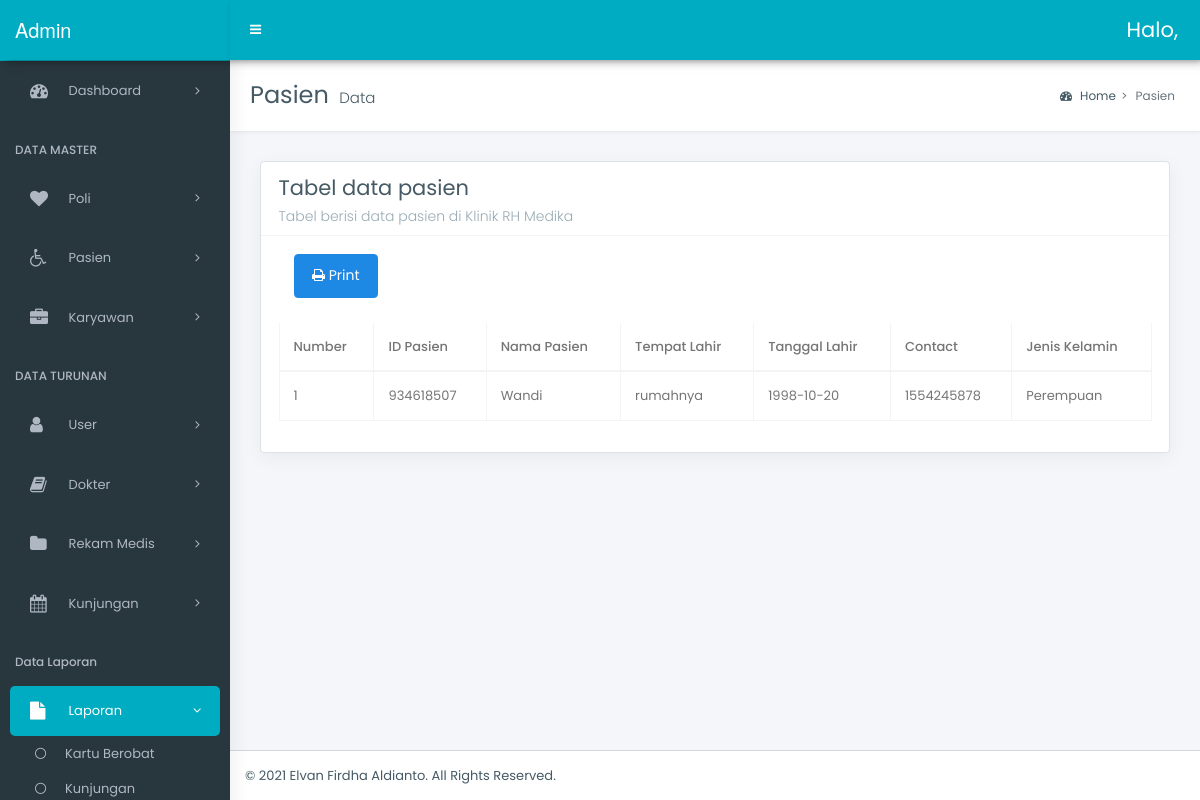
Page /admin/laporan/datakartu.php on the committed database.
### tables this page shows
CREATE TABLE `pasien` (
  `id_pasien` int(9) NOT NULL,
  `nm_pasien` varchar(50) NOT NULL,
  `kd_jamkes` text NOT NULL,
  `jen_kelamin` enum('1','2') NOT NULL,
  `jalur` enum('1','2','3','4') NOT NULL,
  `alamatp` text NOT NULL,
  `tempat_lahirp` varchar(20) NOT NULL,
  `tgl_lahirp` date NOT NULL,
  `telp_pasien` varchar(13) NOT NULL,
  `tgl_daftar` date NOT NULL
);

### admin/laporan/datakartu.php (the view, shortened to what this page needs)
<?php include('../../config/connect.php'); ?>
<!DOCTYPE html>
<html lang="en">
<head>
    <link rel="stylesheet" href="../../style/bootstrap.min.css">
    <link rel="stylesheet" href="../../style/bootstrap-extend.css">
    <link rel="stylesheet" href="../../style/master_style.css">
    <link rel="stylesheet" href="../../style/_all-skins.css">
    <link rel="stylesheet" href="../../assets/datatable/datatables.min.css">
</head>
<body class="hold-transition skin-green sidebar-mini">
    <div class="wrapper">
        <?php include_once('navbar.php'); ?>
        <?php include_once('sidebar.php'); ?>
        <div class="content-wrapper">
            <section class="content-header">
                <h1>
                    Pasien
                    <small>Data</small>
                </h1>
                <ol class="breadcrumb">
                    <li class="breadcrumb-item"><a href="#"><i class="fa fa-dashboard"></i> Home</a></li>
                    <li class="breadcrumb-item active">Pasien</li>
                </ol>
            </section>
            <section class="content">
                <div class="row">
                    <div class="col-12">
                        <div class="box">
                            <div class="box-header with-border">
                                <h3 class="box-title">Tabel data pasien</h3>
                                <h6 class="box-subtitle">Tabel berisi data pasien di Klinik RH Medika</h6>
                            </div>
                            <div class="box-body">
                                <div class="row">
                                    <div class="box-label">
                                        <a class="btn btn-info mx-lg-30 mb-15" href="../../config/cetakpasien.php" target="_blank"><i class="fa fa-print"></i> Print</a>
                                    </div>
                                </div>
                                <div class="table-responsive">
                                    <table id="example6" class="table table-bordered table-hover display nowrap margin-top-10 w-p100">
                                        <thead>
                                            <tr>
                                                <th>Number</th>
                                                <th>ID Pasien</th>
                                                <th>Nama Pasien</th>
                                                <th>Tempat Lahir</th>
                                                <th>Tanggal Lahir</th>
                                                <th>Contact</th>
                                                <th>Jenis Kelamin</th>
                                            </tr>
                                        </thead>
                                        <tbody>
                                            <?php
                                            $q = $connect->query("SELECT * FROM pasien");
                                            $no = 1;
                                            foreach ($q as $dpa) :
                                            ?>
                                                <tr>
                                                    <td><?= $no ?></td>
                                                    <td><?= $dpa['id_pasien'] ?></td>
                                                    <td><?= $dpa['nm_pasien'] ?></td>
                                                    <td><?= $dpa['tempat_lahirp'] ?></td>
                                                    <td><?= $dpa['tgl_lahirp'] ?></td>
                                                    <td><?= $dpa['telp_pasien'] ?></td>
                                                    <td>
                                                        <?php
                                                        if ($dpa['jen_kelamin'] == '2') {
                                                            echo "Laki-laki";
                                                        } else {
                                                            echo "Perempuan";
                                                        }
                                                        ?>
                                                    </td>
                                                </tr>
                                            <?php
                                                $no++;
                                            endforeach; ?>
                                        </tbody>
                                    </table>
                                </div>
                            </div>
                        </div>
                    </div>
                </div>
            </section>
        </div>
        <footer class="main-footer">
            &copy; 2021 <a href="">Elvan Firdha Aldianto</a>. All Rights Reserved.
        </footer>
    </div>
</body>
</html>

### style/_all-skins.css (style rules this page uses)
.skin-green .content-header { background: #fff; }
.skin-green .content { background: #f4f6f9; }
.skin-green .wrapper, .skin-green .main-sidebar, .skin-green .left-side { background-color: #28373e; box-shadow: 1px 0px 20px rgba(0,0,0,0.08); }

### rows in the picture
pasien: id_pasien "934618507", nm_pasien "Wandi", tempat_lahirp "rumahnya", tgl_lahirp "1998-10-20", telp_pasien "1554245878", jen_kelamin "Perempuan"
